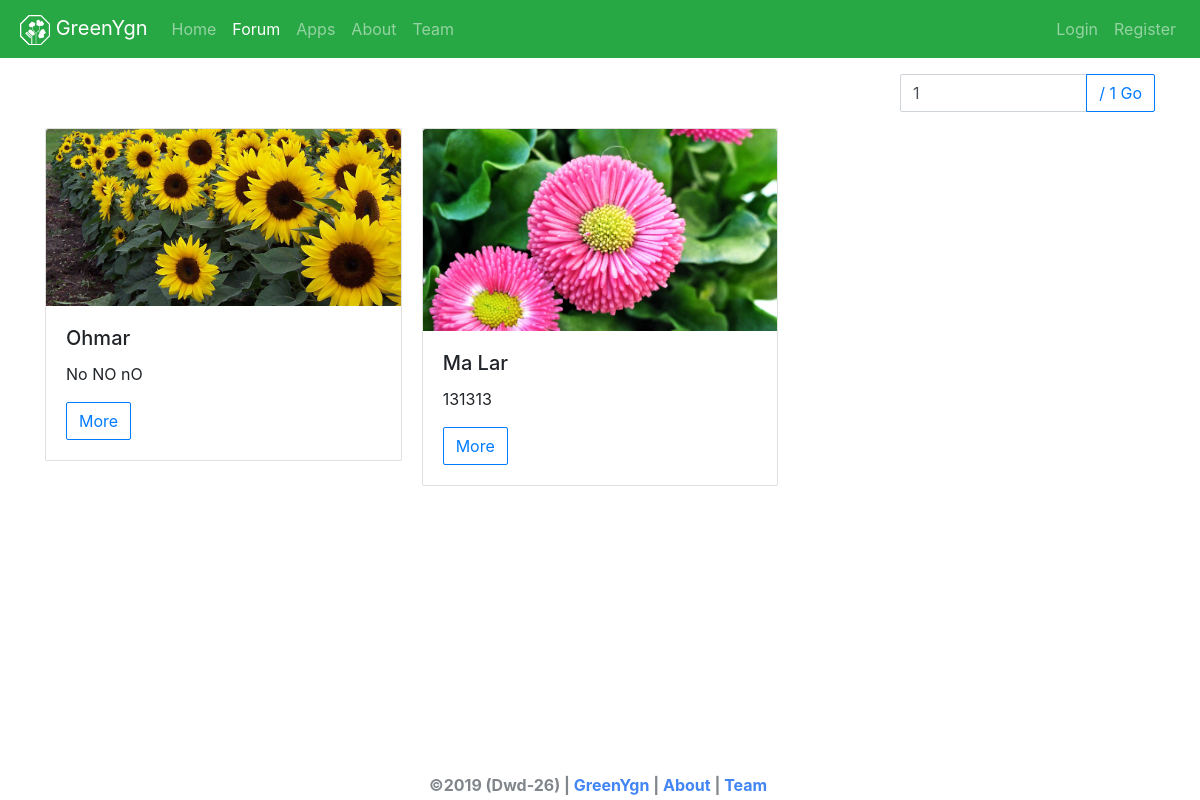
The page /forum/index.php on the database its author committed.
### tables this page shows
CREATE TABLE `forum` (
  `id` int(11) NOT NULL,
  `image` varchar(200) NOT NULL DEFAULT '/assets/images/logo/greenygn_animate.svg',
  `title` varchar(120) NOT NULL,
  `description` text NOT NULL,
  `admin_id` int(10) UNSIGNED NOT NULL,
  `deleted_at` datetime DEFAULT NULL,
  `created_at` datetime DEFAULT NULL,
  `modified_at` datetime DEFAULT NULL
);

### forum/functions/index/getdata.php (called while the page is built)
<?php
if (isset($_GET['page']) && is_numeric($_GET['page'])) {
    $page = $_GET['page'];
} else {
    $page = 1;
}
$no_of_records_per_page = 10;
$offset = ($page-1) * $no_of_records_per_page;
$total_pages_sql = "SELECT COUNT(*) FROM `forum`";
$result = mysqli_query($conn,$total_pages_sql);
$total_rows = mysqli_fetch_array($result)[0];
$total_pages = ceil($total_rows / $no_of_records_per_page);
$role = [
    '`f`.`id`',
    '`f`.`image`',
    '`f`.`title`',
    '`f`.`description`',
    '`f`.`admin_id`',
    '`f`.`deleted_at`'
];
$sql = "SELECT " . implode(",",$role) .", `ar`.`name` as `admin_name`, `ar`.`ph` ";
$sql .= " FROM `forum` as `f` INNER JOIN `admin` as `ar` ";
$sql .= " ON `f`.`admin_id`= `ar`.`id` ORDER BY `f`.`id` DESC LIMIT $offset, $no_of_records_per_page ";
if($res = mysqli_query($conn, $sql)) {
    $result = array();
    while($row = mysqli_fetch_assoc($res)) {
       $result[] = $row;
    }
}

### forum/index.php (the view, shortened to what this page needs)
<?php
    require __DIR__ . "/functions/index/getdata.php";
    require __DIR__ . "/..//initial/view/begin_header.php";
    require __DIR__ . "/..//initial/view/finish_header.php";
    require __DIR__ . "/..//initial/view/nav/navbar.php";
?>
<div class="container mt-3">
        <form action="" method="get">
        <div class="row justify-content-end">
                <div class="col-md-3">
                    <div class="input-group mb-3">
                            <input name="page" type="text" class="form-control" value="<?= $page ?>">
                            <div class="input-group-append">
                                <button class="btn btn-outline-primary" type="submit" id="button-addon2">
                                    / <?= $total_pages ?> Go
                                </button>
                            </div>
                    </div>
                </div>
        </div>
        </form>
    <div class="card-columns">
        <?php
            foreach($result as $k => $v){
        ?>
            <div class="card">
                <img class="card-img-top" src="<?= $v['image'] ?>" alt="Card image cap">
                <div class="card-body">
                <h5 class="card-title"><?= $v['title'] ?></h5>
                <p class="card-text">
                    <?php
                        $limit = 20 ;
                        if(strlen($v['description']) > $limit) {
                            for($i = 0; $i < $limit ; $i++) {
                                echo str_split($v['description'], 1)[$i] ;
                            }
                    ?> .......
                    <?php
                        } else {
                    ?>
                        <?= $v['description'] ?>
                    <?php
                        }
                    ?>
                </p>
                <p class="card-text">
                    <a class="btn btn-outline-primary" href="more.php?id=<?= $v['id'] ?>" role="button"> More </a>
                </p>
                </div>
            </div>
        <?php
            }
        ?>
    </div>
</div>
<?php
    require __DIR__ . "/..//initial/view/footer/footer.php";
    require __DIR__ . "/..//initial/view/finish_footer.php";
?>

### assets/css/greenygn.css (style rules this page uses)
body { min-height: 100vh; padding-bottom: 50px; position: relative; }
.btn , .form-control, .breadcrumb, .card, .list-group-item:first-child, .list-group-item:last-child, .dropdown-menu { border-radius: 2px; }

### rows shown on the page
forum: image (picture), title "Ohmar", description "No NO nO"
forum: image (picture), title "Ma Lar", description "131313"

### other values the page prints
$total_pages "1"
